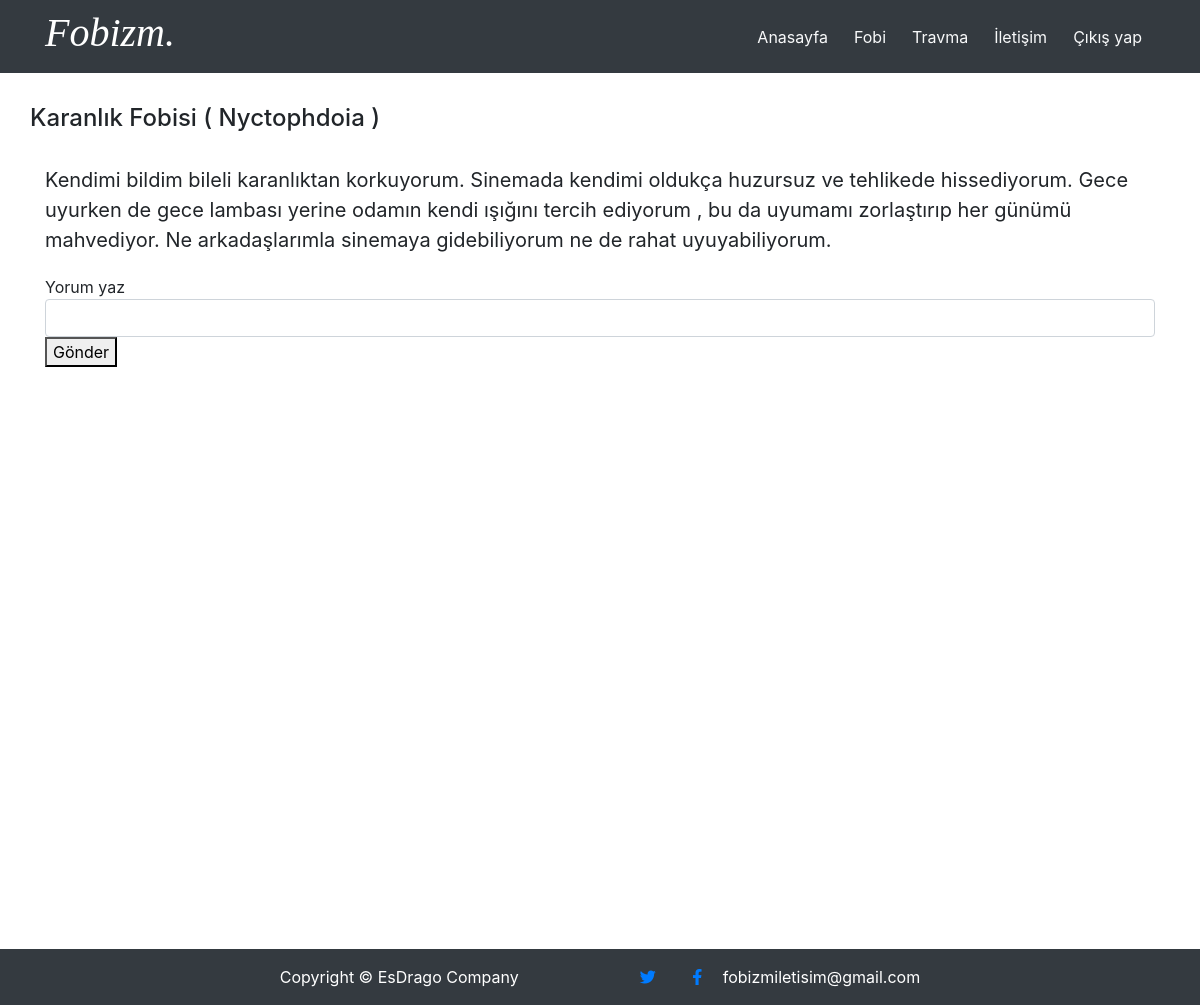
Screenshot of /views/mental_issue_content.php?issue_id=1 (signed in) with the database file from the repository.
### tables this page shows
CREATE TABLE IF NOT EXISTS `mental_issue` (
  `mental_issue_id` int(11) NOT NULL AUTO_INCREMENT,
  `issue_name` text NOT NULL,
  `issue_type_id` text NOT NULL,
  `thumb_img_url` text NOT NULL,
  `description` longtext NOT NULL,
  PRIMARY KEY (`mental_issue_id`)
);

### views/mental_issue_content.php (the view, shortened to what this page needs)
<?php
require_once("../api/models/User.php");
if (!User::userSigned()) {
    header("location: girisyap.php");
}else {
    $q = $db->prepare("SELECT * FROM mental_issue where  mental_issue_id = :mental;");
    if ($q->execute(array(":mental" => $_GET["issue_id"]))) {
        $currentIssue = $q->fetch(PDO::FETCH_ASSOC);
    }
}
?>
<!DOCTYPE html>
<html lang="en">
<head>
    <link href="vendor/bootstrap/css/bootstrap.min.css" rel="stylesheet">
    <link href="css/heroic-features.css" rel="stylesheet">
    <link href="vendor/fontawesome-free/css/all.min.css" rel="stylesheet">
</head>
<body>
<?php include "include/bodyheader.php" ?>
<div class="container mt-5">
    <div class="row text-center">
        <h4 style="..."><?php echo $currentIssue["issue_name"] ?></h4>
    </div>
</div>
<div class="container mt-4" style="min-height: 98vh">
    <div style="font-size: 20px;">
      <?php  echo $currentIssue["description"]  ?>
    </div>
<div style="margin-top: 20px;">
    <div>Yorum yaz</div>
    <input class="form-control"  type="text" id="comment" style="width: 100%">
    <button class="class="btn btn-primary" onclick="addComment(event)">Gönder</button>
</div>
</div>
<?php include "include/footer.php" ?>
</body>
</html>

### views/css/heroic-features.css (style rules this page uses)
body { padding-top: 56px; }

### rows the page displays
mental_issue: issue_name "Karanlık Fobisi ( Nyctophdoia )", description "Kendimi bildim bileli karanlıktan korkuyorum. Sinemada kendimi oldukça huzursuz ve tehlikede hissediyorum. Gece uyurken de gece lambası yerine odamın kendi ışığını tercih ediyorum , bu da uyumamı zorlaştırıp her günümü mahvediyor. Ne arkadaşlarımla sinemaya gidebiliyorum ne de rahat uyuyabiliyorum."
